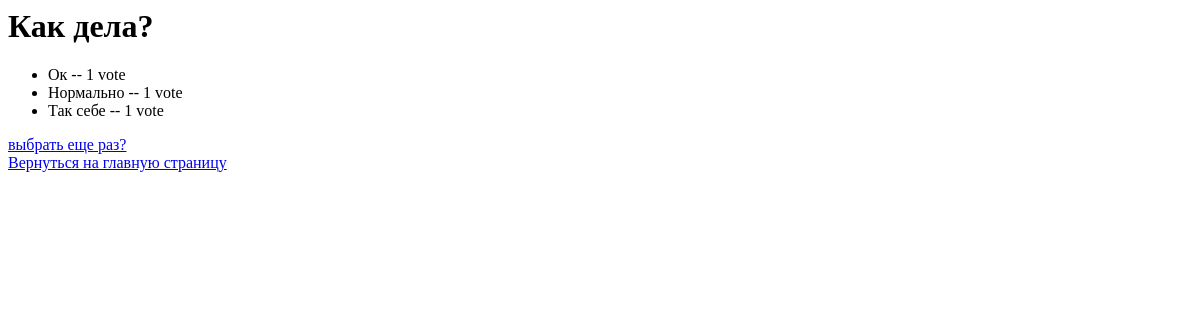
The page /polls/8/results/ on the database as committed earlier.
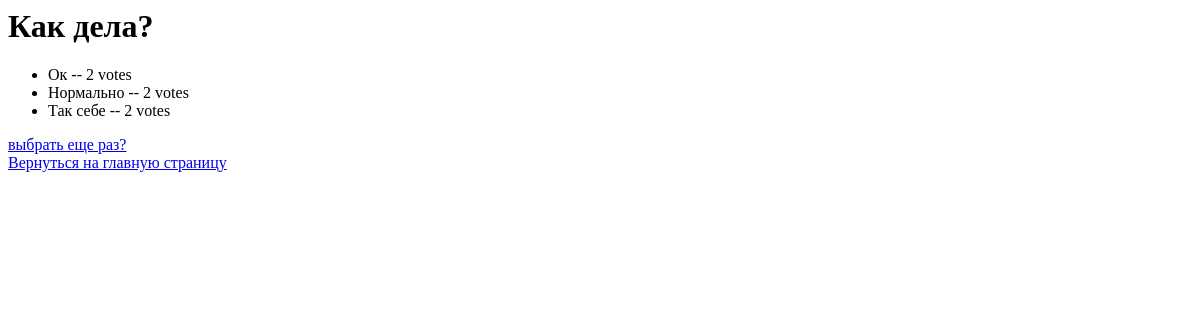
The same page on the database as committed later.
### polls/models.py (models this page shows, shortened)
class Choice(models.Model):
    question = models.ForeignKey(Question, on_delete=models.CASCADE)
    choice_text = models.CharField(max_length=200)
    votes = models.IntegerField(default=0)

### polls/views.py (the view)
# urls.py: path('<int:pk>/results/', views.ResultsView.as_view(), name='results'),
class ResultsView(generic.DetailView):
    model = Question
    template_name = 'polls/results.html'

### polls/templates/polls/results.html (shortened to what this page needs)
<h1>{{ question.question_text }}</h1>
<ul>
    {% for choice in question.choice_set.all %}
    <li>{{ choice.choice_text }} -- {{ choice.votes }} vote{{choice.votes|pluralize}}</li>
    {% endfor %}
</ul>
<a href="{% url 'polls:detail'  question.id %}">выбрать еще раз? </a>
<a href="{% url 'polls:index'%}">Вернуться на главную страницу</a>

Rows that differ between the two databases and show on the page:
changed Choice "Ок": votes "1" → "2"
changed Choice "Нормально": votes "1" → "2"
changed Choice "Так себе": votes "1" → "2"
